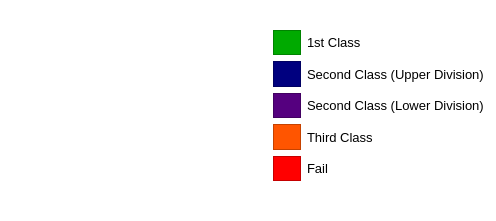
<?xml version="1.0" encoding="UTF-8"?>
<ui version="4.0">
 <class>Dialog</class>
 <widget class="QDialog" name="Dialog">
  <property name="geometry">
   <rect>
    <x>0</x>
    <y>0</y>
    <width>496</width>
    <height>221</height>
   </rect>
  </property>
  <property name="windowTitle">
   <string>Result</string>
  </property>
  <property name="windowIcon">
   <iconset resource="actionImages.qrc">
    <normaloff>:/toolImage/gpa_calculator.png</normaloff>:/toolImage/gpa_calculator.png</iconset>
  </property>
  <property name="styleSheet">
   <string notr="true">background-color: rgb(255, 255, 255);</string>
  </property>
  <widget class="QFrame" name="frame_gpa">
   <property name="geometry">
    <rect>
     <x>40</x>
     <y>30</y>
     <width>151</width>
     <height>151</height>
    </rect>
   </property>
   <property name="font">
    <font>
     <family>Arial</family>
     <pointsize>16</pointsize>
     <weight>75</weight>
     <bold>true</bold>
    </font>
   </property>
   <property name="styleSheet">
    <string notr="true">
color: rgb(255, 255, 255);
border-radius:75px;</string>
   </property>
   <property name="frameShape">
    <enum>QFrame::StyledPanel</enum>
   </property>
   <property name="frameShadow">
    <enum>QFrame::Raised</enum>
   </property>
   <widget class="QLabel" name="label_gpa">
    <property name="geometry">
     <rect>
      <x>30</x>
      <y>59</y>
      <width>91</width>
      <height>41</height>
     </rect>
    </property>
    <property name="font">
     <font>
      <family>Arial</family>
      <pointsize>20</pointsize>
      <weight>75</weight>
      <bold>true</bold>
     </font>
    </property>
    <property name="styleSheet">
     <string notr="true">color: rgb(255, 255, 255);</string>
    </property>
    <property name="text">
     <string>4.78</string>
    </property>
    <property name="alignment">
     <set>Qt::AlignCenter</set>
    </property>
   </widget>
  </widget>
  <widget class="QWidget" name="">
   <property name="geometry">
    <rect>
     <x>273</x>
     <y>30</y>
     <width>211</width>
     <height>151</height>
    </rect>
   </property>
   <layout class="QGridLayout" name="gridLayout">
    <item row="0" column="0">
     <layout class="QVBoxLayout" name="verticalLayout">
      <item>
       <widget class="QFrame" name="frame_2">
        <property name="styleSheet">
         <string notr="true">background-color: rgb(0, 170, 0);</string>
        </property>
        <property name="frameShape">
         <enum>QFrame::StyledPanel</enum>
        </property>
        <property name="frameShadow">
         <enum>QFrame::Raised</enum>
        </property>
       </widget>
      </item>
      <item>
       <widget class="QFrame" name="frame_3">
        <property name="styleSheet">
         <string notr="true">background-color: rgb(0, 0, 127);</string>
        </property>
        <property name="frameShape">
         <enum>QFrame::StyledPanel</enum>
        </property>
        <property name="frameShadow">
         <enum>QFrame::Raised</enum>
        </property>
       </widget>
      </item>
      <item>
       <widget class="QFrame" name="frame_5">
        <property name="styleSheet">
         <string notr="true">background-color: rgb(85, 0, 127);</string>
        </property>
        <property name="frameShape">
         <enum>QFrame::StyledPanel</enum>
        </property>
        <property name="frameShadow">
         <enum>QFrame::Raised</enum>
        </property>
       </widget>
      </item>
      <item>
       <widget class="QFrame" name="frame_6">
        <property name="styleSheet">
         <string notr="true">background-color: rgb(255, 85, 0);</string>
        </property>
        <property name="frameShape">
         <enum>QFrame::StyledPanel</enum>
        </property>
        <property name="frameShadow">
         <enum>QFrame::Raised</enum>
        </property>
       </widget>
      </item>
      <item>
       <widget class="QFrame" name="frame_4">
        <property name="styleSheet">
         <string notr="true">background-color: rgb(255, 0, 0);</string>
        </property>
        <property name="frameShape">
         <enum>QFrame::StyledPanel</enum>
        </property>
        <property name="frameShadow">
         <enum>QFrame::Raised</enum>
        </property>
       </widget>
      </item>
     </layout>
    </item>
    <item row="0" column="1">
     <layout class="QVBoxLayout" name="verticalLayout_2">
      <item>
       <widget class="QLabel" name="label">
        <property name="font">
         <font>
          <family>Arial</family>
          <pointsize>10</pointsize>
         </font>
        </property>
        <property name="text">
         <string>1st Class</string>
        </property>
       </widget>
      </item>
      <item>
       <widget class="QLabel" name="label_2">
        <property name="font">
         <font>
          <family>Arial</family>
          <pointsize>10</pointsize>
         </font>
        </property>
        <property name="text">
         <string>Second Class (Upper Division)</string>
        </property>
       </widget>
      </item>
      <item>
       <widget class="QLabel" name="label_3">
        <property name="font">
         <font>
          <family>Arial</family>
          <pointsize>10</pointsize>
         </font>
        </property>
        <property name="text">
         <string>Second Class (Lower Division)</string>
        </property>
       </widget>
      </item>
      <item>
       <widget class="QLabel" name="label_4">
        <property name="font">
         <font>
          <family>Arial</family>
          <pointsize>10</pointsize>
         </font>
        </property>
        <property name="text">
         <string>Third Class</string>
        </property>
       </widget>
      </item>
      <item>
       <widget class="QLabel" name="label_5">
        <property name="font">
         <font>
          <family>Arial</family>
          <pointsize>10</pointsize>
         </font>
        </property>
        <property name="text">
         <string>Fail</string>
        </property>
       </widget>
      </item>
     </layout>
    </item>
   </layout>
  </widget>
 </widget>
 <resources>
  <include location="actionImages.qrc"/>
 </resources>
 <connections/>
</ui>
